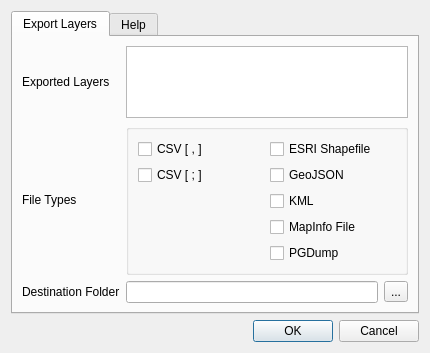
<?xml version="1.0" encoding="UTF-8"?>
<ui version="4.0">
 <class>LayerSaverDialogBase</class>
 <widget class="QDialog" name="LayerSaverDialogBase">
  <property name="geometry">
   <rect>
    <x>0</x>
    <y>0</y>
    <width>430</width>
    <height>280</height>
   </rect>
  </property>
  <property name="windowTitle">
   <string>Batch save vector layers</string>
  </property>
  <layout class="QGridLayout" name="gridLayout">
   <item row="0" column="0">
    <widget class="QTabWidget" name="tabWidget">
     <property name="currentIndex">
      <number>0</number>
     </property>
     <widget class="QWidget" name="tab">
      <attribute name="title">
       <string>Export Layers</string>
      </attribute>
      <layout class="QGridLayout" name="gridLayout_2">
       <item row="2" column="2">
        <widget class="QToolButton" name="toolButton">
         <property name="toolTip">
          <string>Set destination folder</string>
         </property>
         <property name="text">
          <string>...</string>
         </property>
        </widget>
       </item>
       <item row="2" column="1">
        <widget class="QLineEdit" name="lineEdit">
         <property name="toolTip">
          <string>Set destination folder</string>
         </property>
        </widget>
       </item>
       <item row="0" column="0">
        <widget class="QLabel" name="label">
         <property name="text">
          <string>Exported Layers</string>
         </property>
        </widget>
       </item>
       <item row="2" column="0">
        <widget class="QLabel" name="label_2">
         <property name="text">
          <string>Destination Folder</string>
         </property>
        </widget>
       </item>
       <item row="0" column="1" colspan="2">
        <widget class="QListWidget" name="listWidget">
         <property name="toolTip">
          <string>These layers will all be exported</string>
         </property>
         <property name="selectionMode">
          <enum>QAbstractItemView::NoSelection</enum>
         </property>
         <property name="sortingEnabled">
          <bool>true</bool>
         </property>
        </widget>
       </item>
       <item row="1" column="1" colspan="2">
        <widget class="QGroupBox" name="groupBox">
         <property name="toolTip">
          <string>File types to export</string>
         </property>
         <layout class="QGridLayout" name="gridLayout_4">
          <item row="0" column="0">
           <widget class="QCheckBox" name="checkBox_csv">
            <property name="text">
             <string>CSV [ , ]</string>
            </property>
           </widget>
          </item>
          <item row="1" column="0">
           <widget class="QCheckBox" name="checkBox_csv_semic">
            <property name="text">
             <string>CSV [ ; ]</string>
            </property>
           </widget>
          </item>
          <item row="0" column="1">
           <widget class="QCheckBox" name="checkBox_shp">
            <property name="text">
             <string>ESRI Shapefile</string>
            </property>
           </widget>
          </item>
          <item row="1" column="1">
           <widget class="QCheckBox" name="checkBox_geojson">
            <property name="text">
             <string>GeoJSON</string>
            </property>
           </widget>
          </item>
          <item row="2" column="1">
           <widget class="QCheckBox" name="checkBox_kml">
            <property name="text">
             <string>KML</string>
            </property>
           </widget>
          </item>
          <item row="3" column="1">
           <widget class="QCheckBox" name="checkBox_tab">
            <property name="text">
             <string>MapInfo File</string>
            </property>
           </widget>
          </item>
          <item row="4" column="1">
           <widget class="QCheckBox" name="checkBox_pgdump">
            <property name="text">
             <string>PGDump</string>
            </property>
           </widget>
          </item>
         </layout>
        </widget>
       </item>
       <item row="1" column="0">
        <widget class="QLabel" name="label_4">
         <property name="text">
          <string>File Types</string>
         </property>
        </widget>
       </item>
      </layout>
     </widget>
     <widget class="QWidget" name="tab_2">
      <attribute name="title">
       <string>Help</string>
      </attribute>
      <layout class="QGridLayout" name="gridLayout_3">
       <item row="0" column="0">
        <widget class="QLabel" name="label_3">
         <property name="text">
          <string>&lt;html&gt;&lt;head/&gt;&lt;body&gt;&lt;p&gt;&lt;span style=&quot; font-weight:600; text-decoration: underline;&quot;&gt;Exported Layers&lt;/span&gt;&lt;/p&gt;&lt;p&gt;All vector layers open in QGIS will be exported.&lt;/p&gt;&lt;p&gt;&lt;span style=&quot; font-weight:600; text-decoration: underline;&quot;&gt;Destination Folders&lt;/span&gt;&lt;/p&gt;&lt;p&gt;Selected filetypes will be exported to separate sub-folders in the destination folder. The sub-folders will be named by filetype and will be created if they do not exist already.&lt;/p&gt;&lt;/body&gt;&lt;/html&gt;</string>
         </property>
         <property name="wordWrap">
          <bool>true</bool>
         </property>
        </widget>
       </item>
      </layout>
     </widget>
    </widget>
   </item>
   <item row="2" column="0">
    <widget class="QDialogButtonBox" name="button_box">
     <property name="orientation">
      <enum>Qt::Horizontal</enum>
     </property>
     <property name="standardButtons">
      <set>QDialogButtonBox::Cancel|QDialogButtonBox::Ok</set>
     </property>
    </widget>
   </item>
  </layout>
 </widget>
 <resources/>
 <connections>
  <connection>
   <sender>button_box</sender>
   <signal>accepted()</signal>
   <receiver>LayerSaverDialogBase</receiver>
   <slot>accept()</slot>
   <hints>
    <hint type="sourcelabel">
     <x>20</x>
     <y>20</y>
    </hint>
    <hint type="destinationlabel">
     <x>20</x>
     <y>20</y>
    </hint>
   </hints>
  </connection>
  <connection>
   <sender>button_box</sender>
   <signal>rejected()</signal>
   <receiver>LayerSaverDialogBase</receiver>
   <slot>reject()</slot>
   <hints>
    <hint type="sourcelabel">
     <x>20</x>
     <y>20</y>
    </hint>
    <hint type="destinationlabel">
     <x>20</x>
     <y>20</y>
    </hint>
   </hints>
  </connection>
 </connections>
</ui>
